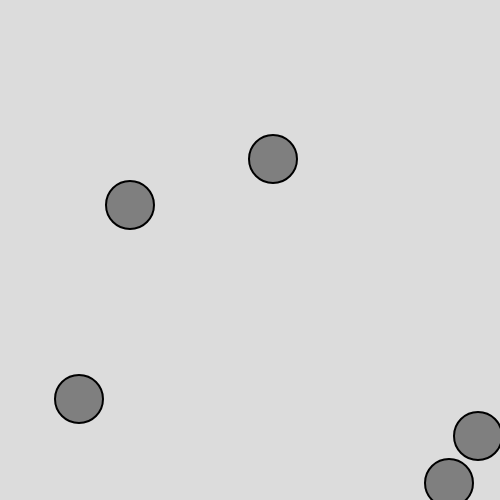
Frame 1 (no input)
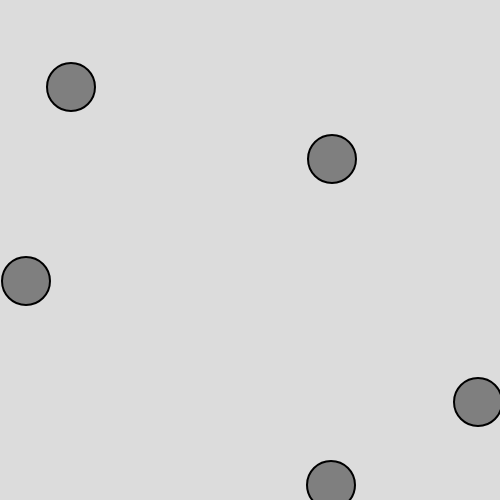
Frame 60 (no input)
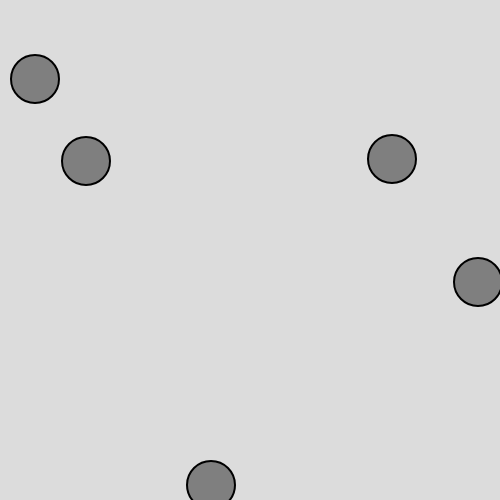
Frame 120 (the mouse pressed at the canvas centre since frame 60)

The p5.js sketch that drew these frames (run headless with seeded random() and noise() and a simulated clock; from frame 60 on, the mouse is pressed at the canvas centre):

// p5.js sketch
// ── sketch.js
var ball1;
var ball2;
var ball3;
var ball4;
var ball5;

class Ball {
  constructor(x, y, xspeed, yspeed){ 
    this.position=createVector(x, y);
    this.velocity=createVector(xspeed, yspeed);
    this.size=48;
  }

  move(){
    this.position.add(this.velocity);
    
    if((this.position.x>(width-this.size/2)) || (this.position.x<this.size/2)){
      this.velocity.x*=-1;
    }
    if((this.position.y>(height-this.size/2)) || (this.position.y<this.size/2)){
      this.velocity.y*=-1;
    }
  }

  draw(){
    stroke(0);
    strokeWeight(2);
    fill(127);
    ellipse(this.position.x, this.position.y, this.size, this.size);
  }
}

function setup() {
  createCanvas(500, 500);

  x=Math.floor(Math.random() * width);
  y=Math.floor(Math.random() * height);
  xspeed=Math.floor(Math.random() * 4)-2;
  yspeed=Math.floor(Math.random() * 4)-2;
  ball1 = new Ball(x, y, xspeed, yspeed);
  
  x=Math.floor(Math.random() * width);
  y=Math.floor(Math.random() * height);
  xspeed=Math.floor(Math.random() * 4)-2;
  yspeed=Math.floor(Math.random() * 4)-2;
  ball2 = new Ball(x, y, xspeed, yspeed);
  
  x=Math.floor(Math.random() * width);
  y=Math.floor(Math.random() * height);
  xspeed=Math.floor(Math.random() * 4)-2;
  yspeed=Math.floor(Math.random() * 4)-2;
  ball3 = new Ball(x, y, xspeed, yspeed);
  
  x=Math.floor(Math.random() * width);
  y=Math.floor(Math.random() * height);
  xspeed=Math.floor(Math.random() * 4)-2;
  yspeed=Math.floor(Math.random() * 4)-2;
  ball4 = new Ball(x, y, xspeed, yspeed);
  
  x=Math.floor(Math.random() * width);
  y=Math.floor(Math.random() * height);
  xspeed=Math.floor(Math.random() * 6)-3;
  yspeed=Math.floor(Math.random() * 6)-3;
  ball5 = new Ball(x, y, xspeed, yspeed);
}

function draw() {
  background(220);
  ball1.move();
  ball1.draw();
  
  ball2.move();
  ball2.draw();
  
  ball3.move();
  ball3.draw();
  
  ball4.move();
  ball4.draw();
  
  ball5.move();
  ball5.draw();
}
